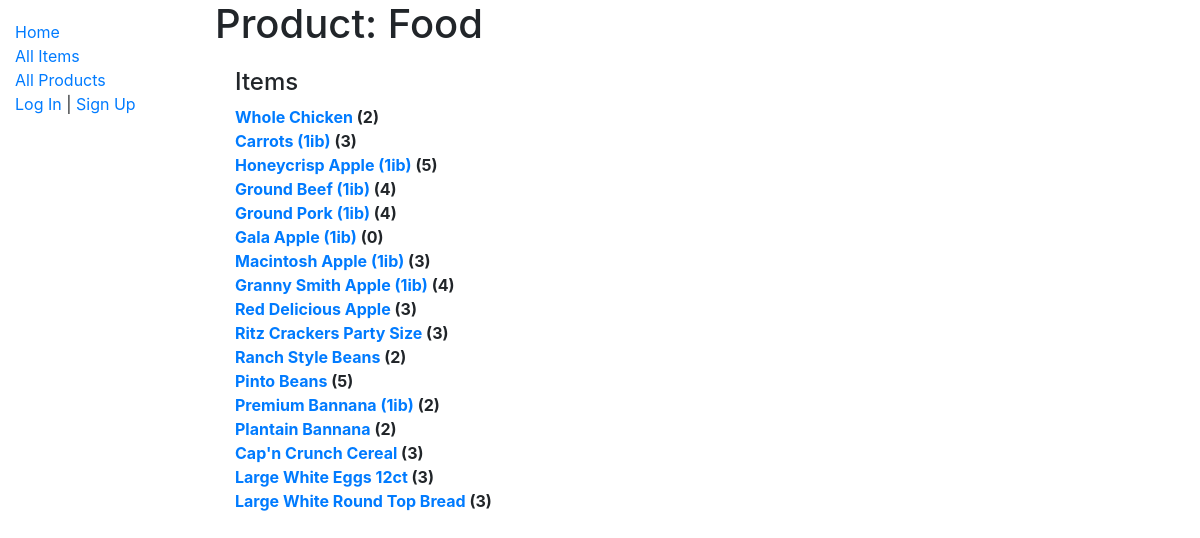
Screenshot of /custport/product/2 with the database file from the repository.
### custport/models.py (models this page shows, shortened)
class Product(models.Model):
    name = models.CharField(max_length=200, help_text='Enter a Product Type (e.g. Fruit)')

class Item(models.Model):
    name = models.CharField(max_length=200)
    product_type = models.ManyToManyField('Product', help_text='Select a Product Type')
    price = models.DecimalField(max_digits=10 ,decimal_places=2, default=0.00)
    picture = models.ImageField(upload_to='images/', default='images/default.png')
    def get_absolute_url(self):
        return reverse('item-detail', args=[str(self.id)])

### custport/views.py (the view)
# urls.py: path('product/<int:pk>', views.ProductDetailView.as_view(), name='product-detail'),
class ProductDetailView(generic.DetailView):
    model = Product

### custport/templates/custport/product_detail.html
{% extends "base_generic.html" %}
{% block content %}
  <h1>Product: {{ product.name }}</h1>
  <div style="margin-left:20px;margin-top:20px">
    <h4>Items</h4>
    {% for item in product.item_set.all %}
      <div>
        <strong><a href="{{ item.get_absolute_url }}">{{ item.name }}</a> ({{ item.iteminstance_set.all.count }})</strong>
      </div>
    {% endfor %}
  </div>
{% endblock %}

### rows the page displays
Product: name "Food"
Item: name "Whole Chicken", iteminstance_set.all.count "2"
Item: name "Carrots (1ib)", iteminstance_set.all.count "3"
Item: name "Honeycrisp Apple (1ib)", iteminstance_set.all.count "5"
Item: name "Ground Beef (1ib)", iteminstance_set.all.count "4"
Item: name "Ground Pork (1ib)", iteminstance_set.all.count "4"
Item: name "Gala Apple (1ib)", iteminstance_set.all.count "0"
Item: name "Macintosh Apple (1ib)", iteminstance_set.all.count "3"
Item: name "Granny Smith Apple (1ib)", iteminstance_set.all.count "4"
Item: name "Red Delicious Apple", iteminstance_set.all.count "3"
Item: name "Ritz Crackers Party Size", iteminstance_set.all.count "3"
Item: name "Ranch Style Beans", iteminstance_set.all.count "2"
Item: name "Pinto Beans", iteminstance_set.all.count "5"
Item: name "Premium Bannana (1ib)", iteminstance_set.all.count "2"
Item: name "Plantain Bannana", iteminstance_set.all.count "2"
Item: name "Cap'n Crunch Cereal", iteminstance_set.all.count "3"
Item: name "Large White Eggs 12ct", iteminstance_set.all.count "3"
Item: name "Large White Round Top Bread", iteminstance_set.all.count "3"
